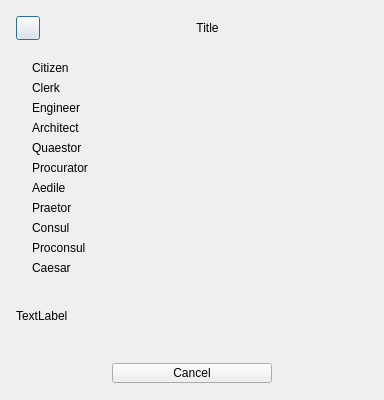
<?xml version="1.0" encoding="UTF-8"?>
<ui version="4.0">
 <class>SalaryDialog</class>
 <widget class="QDialog" name="SalaryDialog">
  <property name="geometry">
   <rect>
    <x>0</x>
    <y>0</y>
    <width>384</width>
    <height>400</height>
   </rect>
  </property>
  <property name="windowTitle">
   <string>Dialog</string>
  </property>
  <widget class="MessageWidget" name="cSalaryArea" native="true">
   <property name="geometry">
    <rect>
     <x>16</x>
     <y>48</y>
     <width>352</width>
     <height>240</height>
    </rect>
   </property>
  </widget>
  <widget class="Button" name="cIcon">
   <property name="geometry">
    <rect>
     <x>16</x>
     <y>16</y>
     <width>24</width>
     <height>24</height>
    </rect>
   </property>
   <property name="text">
    <string/>
   </property>
  </widget>
  <widget class="Label" name="cTitle">
   <property name="geometry">
    <rect>
     <x>50</x>
     <y>12</y>
     <width>315</width>
     <height>32</height>
    </rect>
   </property>
   <property name="text">
    <string>Title</string>
   </property>
   <property name="alignment">
    <set>Qt::AlignCenter</set>
   </property>
  </widget>
  <widget class="Label" name="cMessage">
   <property name="geometry">
    <rect>
     <x>16</x>
     <y>306</y>
     <width>336</width>
     <height>20</height>
    </rect>
   </property>
   <property name="text">
    <string>TextLabel</string>
   </property>
  </widget>
  <widget class="Button" name="cCancel">
   <property name="geometry">
    <rect>
     <x>112</x>
     <y>363</y>
     <width>160</width>
     <height>20</height>
    </rect>
   </property>
   <property name="text">
    <string>Cancel</string>
   </property>
  </widget>
  <widget class="Label" name="cCitizen">
   <property name="geometry">
    <rect>
     <x>32</x>
     <y>58</y>
     <width>63</width>
     <height>20</height>
    </rect>
   </property>
   <property name="text">
    <string>Citizen</string>
   </property>
  </widget>
  <widget class="Label" name="cClerk">
   <property name="geometry">
    <rect>
     <x>32</x>
     <y>78</y>
     <width>63</width>
     <height>20</height>
    </rect>
   </property>
   <property name="text">
    <string>Clerk</string>
   </property>
  </widget>
  <widget class="Label" name="cArchitect">
   <property name="geometry">
    <rect>
     <x>32</x>
     <y>118</y>
     <width>63</width>
     <height>20</height>
    </rect>
   </property>
   <property name="text">
    <string>Architect</string>
   </property>
  </widget>
  <widget class="Label" name="cEngineer">
   <property name="geometry">
    <rect>
     <x>32</x>
     <y>98</y>
     <width>63</width>
     <height>20</height>
    </rect>
   </property>
   <property name="text">
    <string>Engineer</string>
   </property>
  </widget>
  <widget class="Label" name="cQuaestor">
   <property name="geometry">
    <rect>
     <x>32</x>
     <y>138</y>
     <width>63</width>
     <height>20</height>
    </rect>
   </property>
   <property name="text">
    <string>Quaestor</string>
   </property>
  </widget>
  <widget class="Label" name="cProcurator">
   <property name="geometry">
    <rect>
     <x>32</x>
     <y>158</y>
     <width>63</width>
     <height>20</height>
    </rect>
   </property>
   <property name="text">
    <string>Procurator</string>
   </property>
  </widget>
  <widget class="Label" name="cAedile">
   <property name="geometry">
    <rect>
     <x>32</x>
     <y>178</y>
     <width>63</width>
     <height>20</height>
    </rect>
   </property>
   <property name="text">
    <string>Aedile</string>
   </property>
  </widget>
  <widget class="Label" name="cPraetor">
   <property name="geometry">
    <rect>
     <x>32</x>
     <y>198</y>
     <width>63</width>
     <height>20</height>
    </rect>
   </property>
   <property name="text">
    <string>Praetor</string>
   </property>
  </widget>
  <widget class="Label" name="cProconsul">
   <property name="geometry">
    <rect>
     <x>32</x>
     <y>238</y>
     <width>63</width>
     <height>20</height>
    </rect>
   </property>
   <property name="text">
    <string>Proconsul</string>
   </property>
  </widget>
  <widget class="Label" name="cConsul">
   <property name="geometry">
    <rect>
     <x>32</x>
     <y>218</y>
     <width>63</width>
     <height>20</height>
    </rect>
   </property>
   <property name="text">
    <string>Consul</string>
   </property>
  </widget>
  <widget class="Label" name="cCaesar">
   <property name="geometry">
    <rect>
     <x>32</x>
     <y>258</y>
     <width>63</width>
     <height>20</height>
    </rect>
   </property>
   <property name="text">
    <string>Caesar</string>
   </property>
  </widget>
 </widget>
 <customwidgets>
  <customwidget>
   <class>Button</class>
   <extends>QPushButton</extends>
   <header>widget/button.h</header>
  </customwidget>
  <customwidget>
   <class>Label</class>
   <extends>QLabel</extends>
   <header>widget/label.h</header>
  </customwidget>
  <customwidget>
   <class>MessageWidget</class>
   <extends>QWidget</extends>
   <header>widget/messagewidget.h</header>
   <container>1</container>
  </customwidget>
 </customwidgets>
 <resources/>
 <connections/>
</ui>
